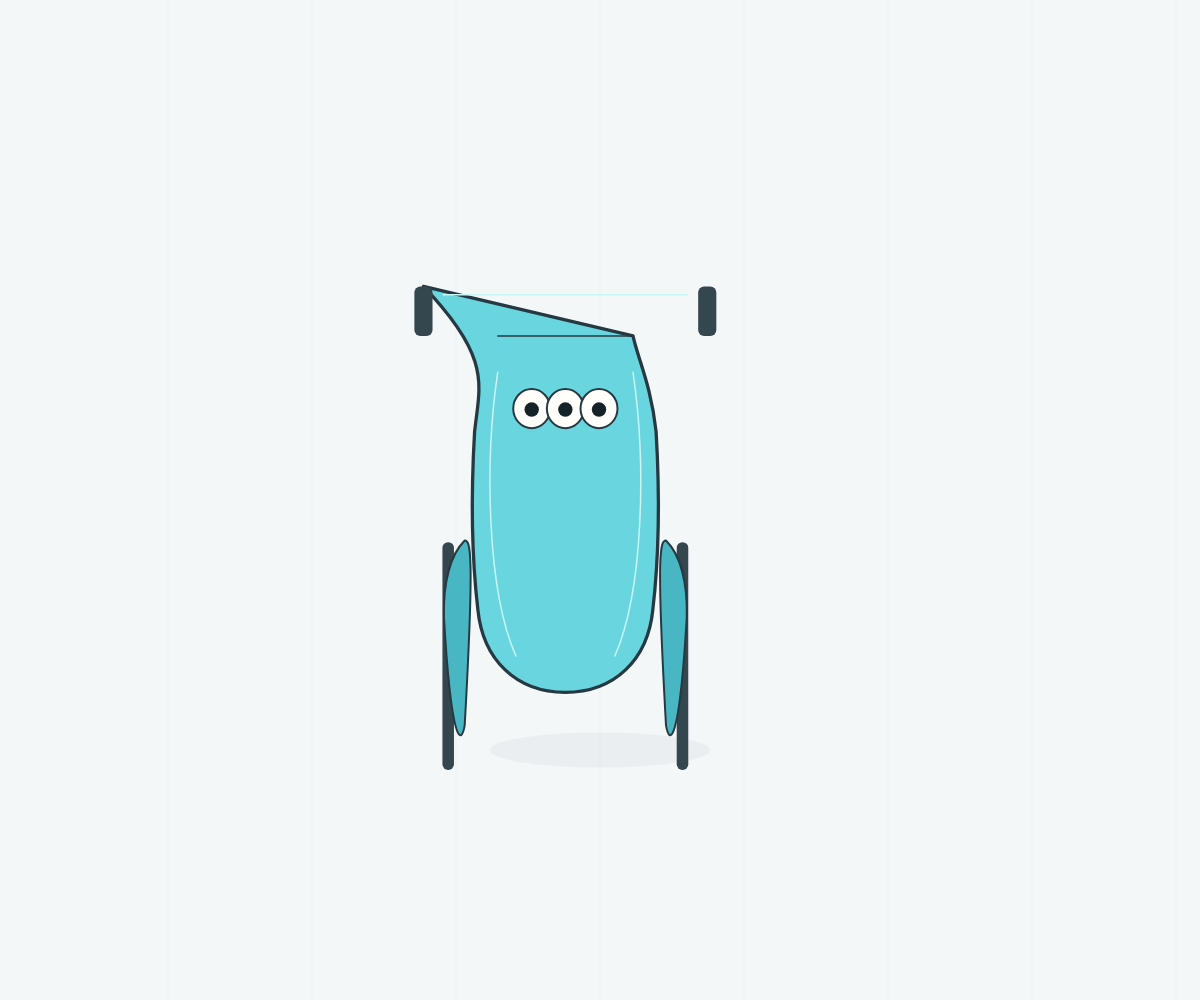
Frame 1 (no input)
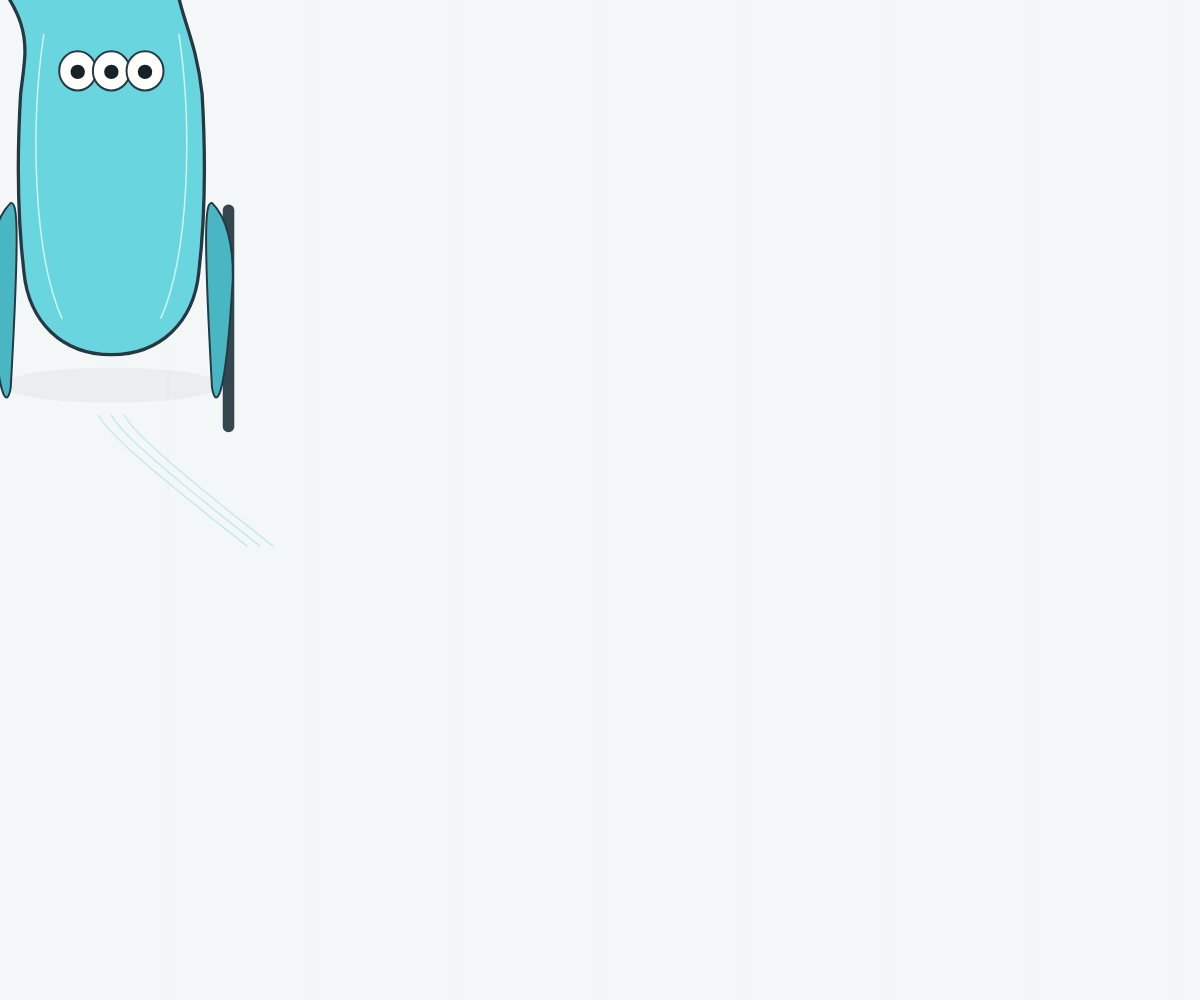
Frame 60 (no input)
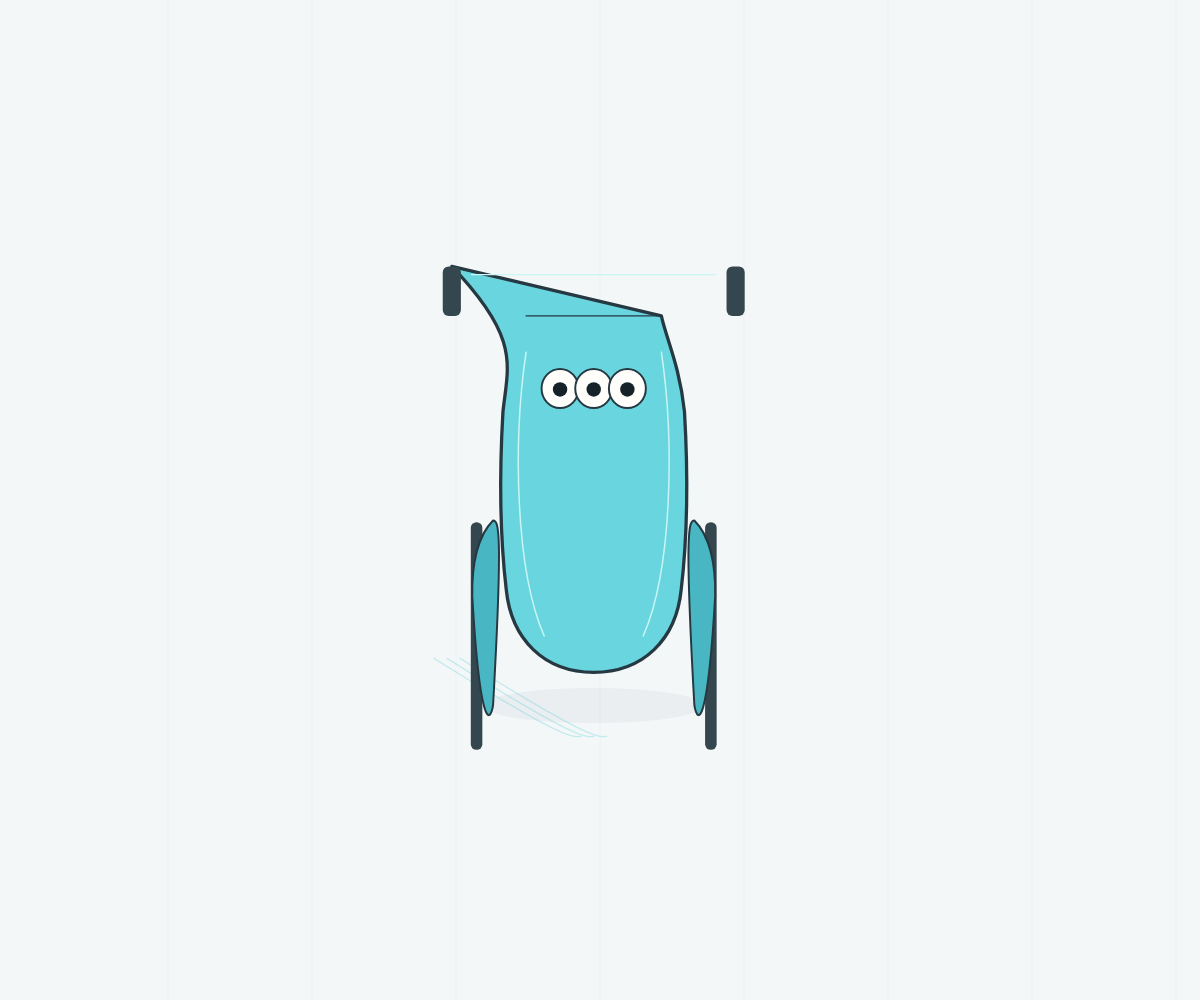
Frame 120 (the mouse pressed at the canvas centre since frame 60)

The p5.js sketch that drew these frames (run headless with seeded random() and noise() and a simulated clock; from frame 60 on, the mouse is pressed at the canvas centre):

// p5.js sketch
// ── sketch.js
let vehicle = { x: 0, y: 0, tx: 0, ty: 0 };
let wake = [];

function setup() {
  const canvas = createCanvas(windowWidth, windowHeight);
  canvas.parent(document.querySelector("main"));
  canvas.id("vehicleCanvas");
  canvas.attribute("aria-label", "真上から見た移動型マーパン");
  pixelDensity(1);
  strokeCap(ROUND);
  strokeJoin(ROUND);
  vehicle.x = vehicle.tx = width * .5;
  vehicle.y = vehicle.ty = height * .54;
}

function draw() {
  drawBackground();
  updateVehicle();
  drawWake();
  const s = constrain(min(width, height) * .38, 185, 330);
  drawReferenceVehicle(vehicle.x, vehicle.y, s);
}

function drawBackground() {
  background("#f4f7f8");
  noFill();
  stroke(74, 165, 177, 14);
  strokeWeight(1);
  for (let i = 0; i < 8; i++) {
    const x = width * (.14 + i * .12);
    line(x, 0, x, height);
  }
  noStroke();
  fill(38, 57, 66, 11);
  ellipse(vehicle.x, vehicle.y + min(width, height) * .21, min(width, height) * .22, min(width, height) * .035);
}

function updateVehicle() {
  vehicle.x = lerp(vehicle.x, vehicle.tx, .07);
  vehicle.y = lerp(vehicle.y, vehicle.ty, .07);
  if (frameCount % 4 === 0) {
    wake.push({ x: vehicle.x, y: vehicle.y + constrain(min(width, height) * .3, 140, 240), life: 1 });
  }
  for (const point of wake) {
    point.y += .45;
    point.life -= .022;
  }
  wake = wake.filter(point => point.life > 0);
}

function drawWake() {
  noFill();
  for (let lane = -1; lane <= 1; lane++) {
    beginShape();
    for (const point of wake) {
      stroke(76, 201, 214, 75 * point.life);
      strokeWeight(1.4);
      vertex(point.x + lane * 13, point.y);
    }
    endShape();
  }
}

function drawReferenceVehicle(cx, cy, s) {
  const ink = "#263942";
  const cyan = "#69d6df";
  const cyanEdge = "#49b7c3";
  const cyanLight = "#c9f6f4";
  const runner = "#34464e";
  const bodyHalf = s * .285;
  const barHalf = s * .43;
  const barTop = -s * .69;
  const barBottom = -s * .54;
  const bottomY = s * .54;
  const bladeTop = s * .08;
  const bladeBottom = s * .68;
  const floatY = sin(frameCount * .035) * 2;

  push();
  translate(cx, cy + floatY);

  // Thin runners sit behind the blades and never dominate the silhouette.
  for (const side of [-1, 1]) {
    push();
    scale(side, 1);
    noStroke();
    fill(runner);
    rectMode(CENTER);
    rect(s * .355, s * .43, s * .035, s * .69, s * .017);
    pop();
  }

  // One continuous T-shaped shell: the bar grows directly into the body.
  // The body widens toward its middle, then tapers into the rounded lower end.
  stroke(ink);
  strokeWeight(max(2, s * .01));
  fill(cyan);
  beginShape();
  vertex(-barHalf, barTop);
  quadraticVertex(-barHalf - s*.018, barTop, -barHalf - s*.018, barTop + s*.025);
  line(-barHalf - s*.018, barBottom - s*.025);
  quadraticVertex(-barHalf - s*.018, barBottom, -barHalf, barBottom);
  line(-s*.205, barBottom);
  bezierVertex(-s*.22, -s*.47, -s*.26, -s*.39, -s*.275, -s*.25);
  bezierVertex(-bodyHalf, -s*.08, -bodyHalf, s*.12, -s*.265, s*.29);
  bezierVertex(-s*.25, s*.44, -s*.15, bottomY, 0, bottomY);
  bezierVertex(s*.15, bottomY, s*.25, s*.44, s*.265, s*.29);
  bezierVertex(bodyHalf, s*.12, bodyHalf, -s*.08, s*.275, -s*.25);
  bezierVertex(s*.26, -s*.39, s*.22, -s*.47, s*.205, barBottom);
  line(barHalf, barBottom);
  quadraticVertex(barHalf + s*.018, barBottom, barHalf + s*.018, barBottom - s*.025);
  line(barHalf + s*.018, barTop + s*.025);
  quadraticVertex(barHalf + s*.018, barTop, barHalf, barTop);
  endShape(CLOSE);

  // Dark caps are inset into the ends of the integrated crossbar.
  noStroke();
  fill(runner);
  rectMode(CENTER);
  rect(-barHalf, (barTop + barBottom) * .5, s*.055, barBottom - barTop, s*.018);
  rect(barHalf, (barTop + barBottom) * .5, s*.055, barBottom - barTop, s*.018);

  // Each side blade is generated once and reflected across the center.
  for (const side of [-1, 1]) {
    push();
    scale(side, 1);
    stroke(ink);
    strokeWeight(max(1.5, s * .006));
    fill(cyanEdge);
    beginShape();
    vertex(s*.305, bladeTop);
    bezierVertex(s*.35, bladeTop + s*.045, s*.37, bladeTop + s*.13, s*.368, bladeTop + s*.23);
    line(s*.35, bladeBottom - s*.025);
    bezierVertex(s*.345, bladeBottom + s*.025, s*.315, bladeBottom + s*.02, s*.305, bladeBottom - s*.04);
    line(s*.27, bladeTop + s*.075);
    bezierVertex(s*.275, bladeTop + s*.025, s*.288, bladeTop, s*.305, bladeTop);
    endShape(CLOSE);
    pop();
  }

  // A single seam clarifies the bar while its broad root remains connected.
  noFill();
  stroke(ink);
  strokeWeight(max(1, s*.004));
  line(-s*.205, barBottom, s*.205, barBottom);

  // Three small, equal eyes occupy about sixty percent of the body width.
  const eyeY = -s * .32;
  const eyeSize = s * .112;
  const eyeGap = s * .102;
  const blink = frameCount % 230 > 217;
  for (let i = -1; i <= 1; i++) {
    const ex = i * eyeGap;
    stroke(ink);
    strokeWeight(max(1.7, s * .006));
    fill("#fffefb");
    ellipse(ex, eyeY, eyeSize, blink ? s*.01 : eyeSize * 1.06);
    if (!blink) {
      noStroke();
      fill("#152329");
      circle(ex, eyeY + s*.003, eyeSize * .39);
    }
  }

  // Minimal mirrored highlights preserve the flat game-readable color shape.
  noFill();
  stroke(cyanLight);
  strokeWeight(max(1.2, s * .0045));
  line(-barHalf + s*.06, barTop + s*.025, barHalf - s*.06, barTop + s*.025);
  for (const side of [-1, 1]) {
    bezier(side*s*.205, -s*.43, side*s*.245, -s*.16, side*s*.238, s*.23, side*s*.15, s*.43);
  }
  pop();
}

function setTarget(x, y) {
  const marginX = 105;
  const marginY = 170;
  vehicle.tx = constrain(x, marginX, width - marginX);
  vehicle.ty = constrain(y, marginY, height - marginY);
}

function mouseMoved() { setTarget(mouseX, mouseY); }
function mouseDragged() { setTarget(mouseX, mouseY); return false; }
function touchMoved() { setTarget(mouseX, mouseY); return false; }
function mousePressed() { setTarget(mouseX, mouseY); }
function windowResized() {
  resizeCanvas(windowWidth, windowHeight);
  setTarget(vehicle.tx, vehicle.ty);
}

// ── style.css
*{box-sizing:border-box}html,body{width:100%;height:100%;margin:0;overflow:hidden;background:#f4f7f8;color:#263942;font-family:"Yu Gothic",Meiryo,system-ui,sans-serif}body{touch-action:none}main,canvas{position:fixed;inset:0;width:100%;height:100%}canvas{display:block}.back{position:fixed;z-index:3;top:20px;left:20px;display:grid;place-items:center;width:40px;height:40px;border:1px solid rgba(38,57,66,.2);border-radius:50%;color:#263942;background:rgba(255,255,255,.7);text-decoration:none;font-size:20px;backdrop-filter:blur(8px)}header{position:fixed;z-index:2;top:5vh;left:6vw;pointer-events:none}header p{margin:0 0 8px;font:800 11px/1 system-ui;letter-spacing:.2em;opacity:.55}h1{margin:0 0 10px;font-size:clamp(30px,4vw,54px);line-height:1;letter-spacing:.06em}header span{font:700 10px/1 system-ui;letter-spacing:.14em;opacity:.45}aside{position:fixed;z-index:2;right:5vw;top:7vh;width:min(270px,32vw);padding:17px 19px;border:1px solid rgba(38,57,66,.18);border-radius:18px;background:rgba(255,255,255,.58);backdrop-filter:blur(9px);pointer-events:none}aside strong{font-size:14px}aside p{margin:8px 0 0;font-size:11px;line-height:1.7;opacity:.65}.guide{position:fixed;z-index:2;left:6vw;bottom:28px;margin:0;font-size:10px;letter-spacing:.1em;opacity:.42;pointer-events:none}@media(max-width:680px){header{top:72px;left:20px}aside{top:auto;right:16px;bottom:18px;width:calc(100vw - 32px);padding:12px 15px}aside p{margin:5px 0 0}.guide{display:none}}
